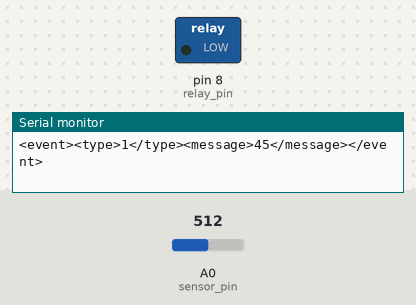
Simulated run of this sketch. Board: Arduino Uno, built with avr-gcc and run on an emulated ATmega328P. On the bench: switched loads named in the sketch (green lamp = pin HIGH), the last lines printed to the serial monitor. Inputs (shaded band) come from the test bench; at power-on: A0 (sensor_pin) = 512. Pins used as bus, display or sensor lines are not drawn.

Above: at 1.2 s.
1.3 s: A0 (sensor_pin) set to 529
At 2.3 s:
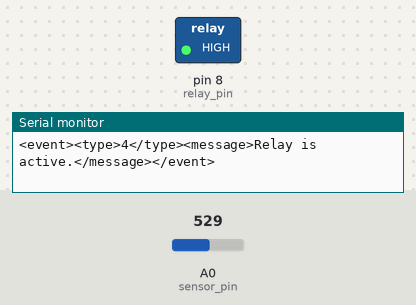
2.9 s: A0 (sensor_pin) set to 511
At 4.8 s:
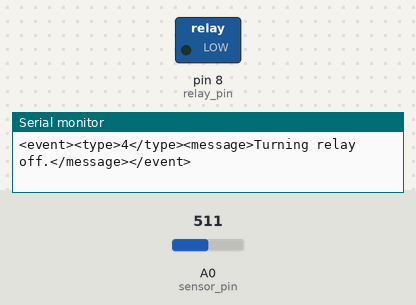
5.5 s: A0 (sensor_pin) set to 716
At 7.6 s:
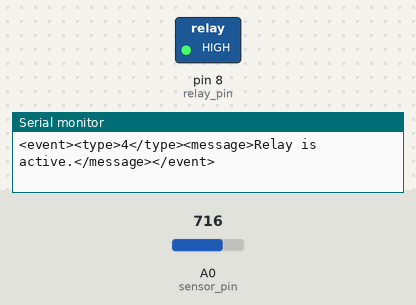
7.9 s: A0 (sensor_pin) set to 306
At 10.2 s:
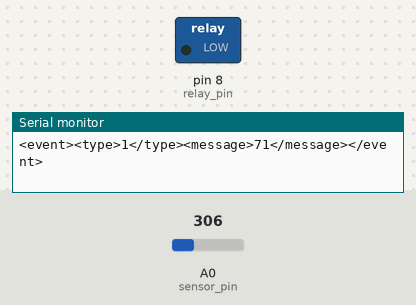
Timing chart, 0 to 11.5 s (numbered marks = the images above; inputs shaded):
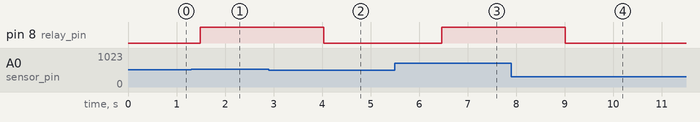

Measured:
- the behaviour switches between 513 and 514 on A0 (sensor_pin) (found by bisection; images 0 and 1)
- after the input at 1.3 s, pin 8 (relay_pin): LOW → HIGH after 0.19 s
- after the input at 2.9 s, pin 8 (relay_pin): HIGH → LOW after 1.1 s
- after the input at 5.5 s, pin 8 (relay_pin): LOW → HIGH after 0.96 s
- after the input at 7.9 s, pin 8 (relay_pin): HIGH → LOW after 1.1 s

The sketch:

AutoWater.ino
```cpp
const int sensor_pin             = A0;     // sensor input. analog.
const int sensor_power_pin       = 7;      // power up this pin to wake the sensor. digital.
const int relay_pin              = 8;      // signal pin for relay. digital.
const int sensor_high_mark       = 90;     // calibrated "wet" value for the sensor
const int sensor_low_mark        = 860;    // calibrated "dry" value for the sensor
const int relay_enable_threshold = 45;     // percent
const int cycle_delay            = 1000;   // poll sensor every x millisseconds

const int EventType_Reading     = 1;
const int EventType_Low         = 2;
const int EventType_High        = 3;
const int EventType_Information = 4;

int sensor_value;
bool relay_enabled = false;

void setup() {

  pinMode(sensor_pin, INPUT);
  pinMode(relay_pin, OUTPUT);
  pinMode(sensor_power_pin, OUTPUT);

  relay_off();
  sensor_off();

  Serial.begin(9600);

  output_event_xml(EventType_Information, "Reading from sensor...");
}

void loop() {

  sensor_on();
  sensor_value = analogRead(sensor_pin);
  sensor_off();

  // convert the analog value to a percentage
  sensor_value = map(sensor_value, sensor_low_mark, sensor_high_mark, 0, 100);

  output_event_xml(EventType_Reading, String(sensor_value));

  if (sensor_value < relay_enable_threshold) {
    if (!relay_enabled) {
      output_event_xml(EventType_Low, "Deactivating pump.");
      relay_on();
    }
  } else {
    if (relay_enabled) {
      output_event_xml(EventType_Low, "Activating pump.");
      relay_off();
    }
  }

  if (relay_enabled) {
    output_event_xml(EventType_Information, "Relay is active.");
  }

  delay(cycle_delay);
}

void sensor_off() {
  digitalWrite(sensor_power_pin, LOW);
  delay(50);
}

void sensor_on() {
  digitalWrite(sensor_power_pin, HIGH);
  delay(100); // give module time to start.
}

void relay_off() {
  output_event_xml(EventType_Information, "Turning relay off.");
  relay_enabled = false;
  digitalWrite(relay_pin, LOW);
}

void relay_on() {
  output_event_xml(EventType_Information, "Turning relay on.");
  relay_enabled = true;
  digitalWrite(relay_pin, HIGH);
}

void output_event_xml(int type, String message) {
  Serial.print("<event>");

    Serial.print("<type>");
    Serial.print(type);
    Serial.print("</type>");

    Serial.print("<message>");
    Serial.print(message);
    Serial.print("</message>");

  Serial.print("</event>");
  Serial.println();
}
```
